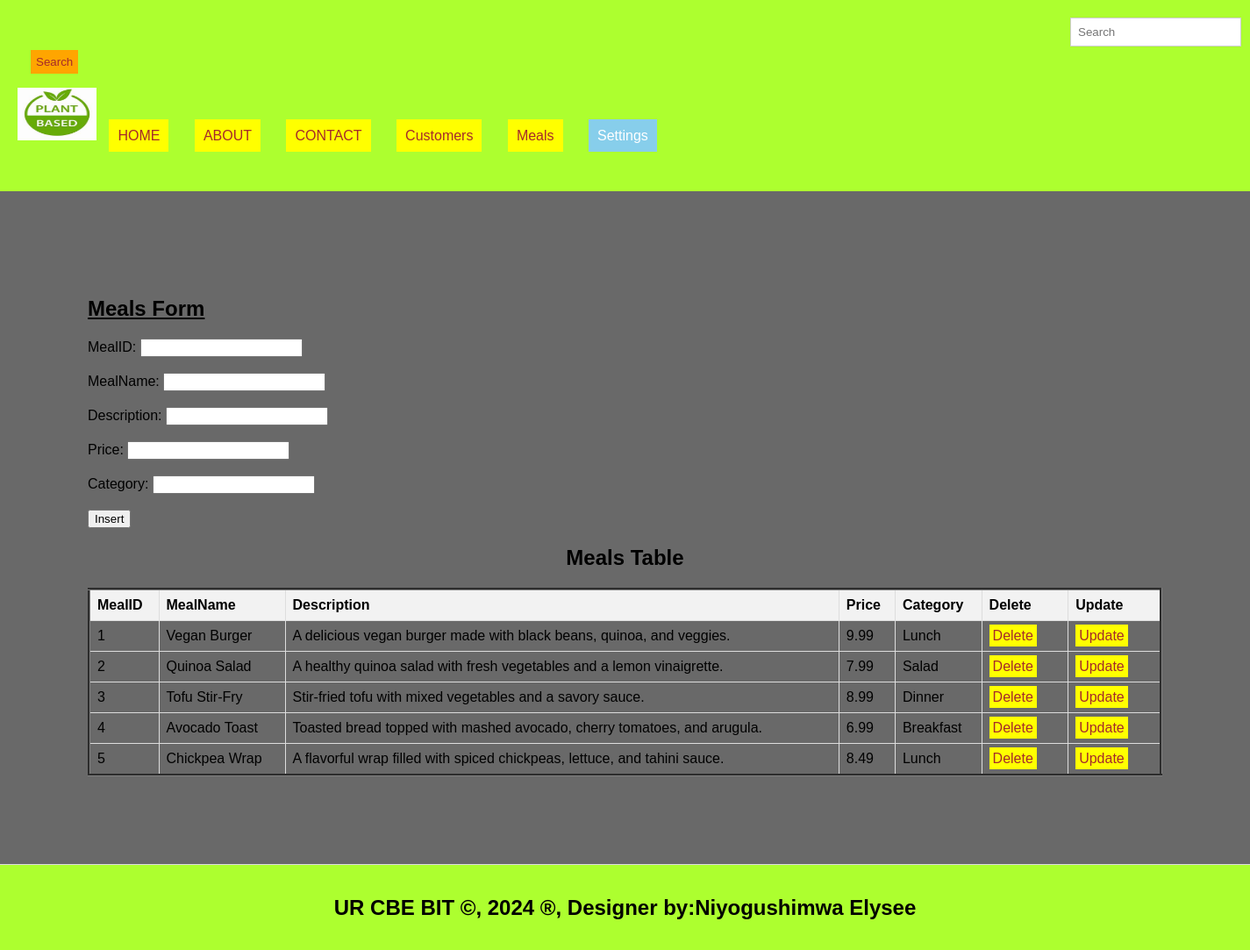
/meals.php, run on the app's committed database.
### tables this page shows
CREATE TABLE `meals` (
  `MealID` int(11) NOT NULL,
  `MealName` varchar(100) DEFAULT NULL,
  `Description` text DEFAULT NULL,
  `Price` decimal(10,2) DEFAULT NULL,
  `Category` varchar(50) DEFAULT NULL
);

### meals.php (the view, shortened to what this page needs)
<!DOCTYPE html>
<html lang="en">
<head>
  <link rel="stylesheet" type="text/css" href="mystyle.css" title="style 1" media="screen, tv, projection, handheld, print"/>
  </head>
  <header>
<body bgcolor="dimgray">
  <form class="d-flex" role="search" action="search.php">
      <input class="form-control me-2" type="search" placeholder="Search" aria-label="Search" name="query">
      <button class="btn btn-outline-success" type="submit">Search</button>
    </form>
  <ul style="list-style-type: none; padding: 0;">
    <li style="display: inline; margin-right: 10px;">
    <img src="./image/th.jpeg" width="90" height="60" alt="Logo">
  </li>
    <li style="display: inline; margin-right: 10px;"><a href="./home.html">HOME</a>
  </li>
    <li style="display: inline; margin-right: 10px;"><a href="./about.html">ABOUT</a>
  </li>
    <li style="display: inline; margin-right: 10px;"><a href="./contact.html">CONTACT</a>
  </li>
    <li style="display: inline; margin-right: 10px;"><a href="./customers.php">Customers</a>
  </li>
    <li style="display: inline; margin-right: 10px;"><a href="./meals.php">Meals</a>
  </li>
    <li class="dropdown" style="display: inline; margin-right: 10px;">
      <a href="#" style="padding: 10px; color: white; background-color: skyblue; text-decoration: none; margin-right: 15px;">Settings</a>
    </li><br><br>
  </ul>
</header>
<section>
   <h1><u>Meals Form</u></h1>
<form method="post" onsubmit="return confirmInsert();">
    <label for="MealID">MealID:</label>
    <input type="number" id="driver_id" name="driver_id" required><br><br>
    <label for="MealName">MealName:</label>
    <input type="text" id="user_id" name="user_id" required><br><br>
    <label for="Description">Description:</label>
    <input type="text" id="license_number" name="license_number" required><br><br>
    <label for="Price">Price:</label>
    <input type="text" id="car_model" name="car_model" required><br><br>
    <label for="Category">Category:</label>
    <input type="text" id="capacity" name="capacity" required><br><br>
    <input type="submit" name="add" value="Insert">
</form>
<!DOCTYPE html>
<html>
<head>
</head>
<body>
    <center><h2>Meals Table</h2></center>
    <table border="3">
        <tr>
            <th>MealID</th>
            <th>MealName</th>
            <th>Description</th>
            <th>Price</th>
            <th>Category</th>
            <th>Delete</th>
            <th>Update</th>
        </tr>
<?php
include('db_connection.php');
$sql = "SELECT * FROM meals";
$result = $connection->query($sql);
if ($result->num_rows > 0) {
    while ($row = $result->fetch_assoc()) {
        $MealID = $row['MealID'];
        echo "<tr>
            <td>" . $row['MealID'] . "</td>
            <td>" . $row['MealName'] . "</td>
            <td>" . $row['Description'] . "</td>
            <td>" . $row['Price'] . "</td>
            <td>" . $row['Category'] . "</td>
            <td><a style='padding:4px' href='delete_meals.php?MealID=$MealID'>Delete</a></td>
            <td><a style='padding:4px' href='update_meals.php?MealID=$MealID'>Update</a></td>
        </tr>";
    }
} else {
    echo "<tr><td colspan='7'>No data found</td></tr>";
}
?>
    </table>
</body>
</section>
<footer>
  <center>
   <b><h2>UR CBE BIT &copy, 2024 &reg, Designer by:Niyogushimwa Elysee</h2></b>
  </center>
</footer>
</body>
</html>

### mystyle.css (style rules this page uses)
body { font-family: Arial, sans-serif; margin: 0; padding: 0; }
.form-control { padding: 8px; margin-left: 4px; border: 1px solid #ccc; }
.btn { padding: 6px; background-color: orange; color: brown; border: none; }
.dropdown { position: relative; display: inline; margin-right: 10px; }
body { font-family: Arial,sans-serif; margin:0; padding:0; }
header { background-color:greenyellow; padding: 20px; }
.dropdown { position: right; display:right; direction:rtl; }
section { padding:100px; border-bottom: 1px solid #ddd; }
footer { text-align: center; padding: 15px; background-color:greenyellow; }

### meals.php (style rules this page uses)
a { padding: 10px; color: white; background-color: yellow; text-decoration: none; margin-right: 15px; }
a:link { color: brown; }
button.btn { margin-left: 15px; margin-top: 4px; }
input.form-control { margin-left: 1200px; padding: 8px; }
table { width: 100%; border-collapse: collapse; }
th, td { border: 1px solid #ddd; padding: 8px; text-align: left; }
th { background-color: #f2f2f2; }

### data on the page
meals: MealID "1", MealName "Vegan Burger", Description "A delicious vegan burger made with black beans, quinoa, and veggies.", Price "9.99", Category "Lunch"
meals: MealID "2", MealName "Quinoa Salad", Description "A healthy quinoa salad with fresh vegetables and a lemon vinaigrette.", Price "7.99", Category "Salad"
meals: MealID "3", MealName "Tofu Stir-Fry", Description "Stir-fried tofu with mixed vegetables and a savory sauce.", Price "8.99", Category "Dinner"
meals: MealID "4", MealName "Avocado Toast", Description "Toasted bread topped with mashed avocado, cherry tomatoes, and arugula.", Price "6.99", Category "Breakfast"
meals: MealID "5", MealName "Chickpea Wrap", Description "A flavorful wrap filled with spiced chickpeas, lettuce, and tahini sauce.", Price "8.49", Category "Lunch"
